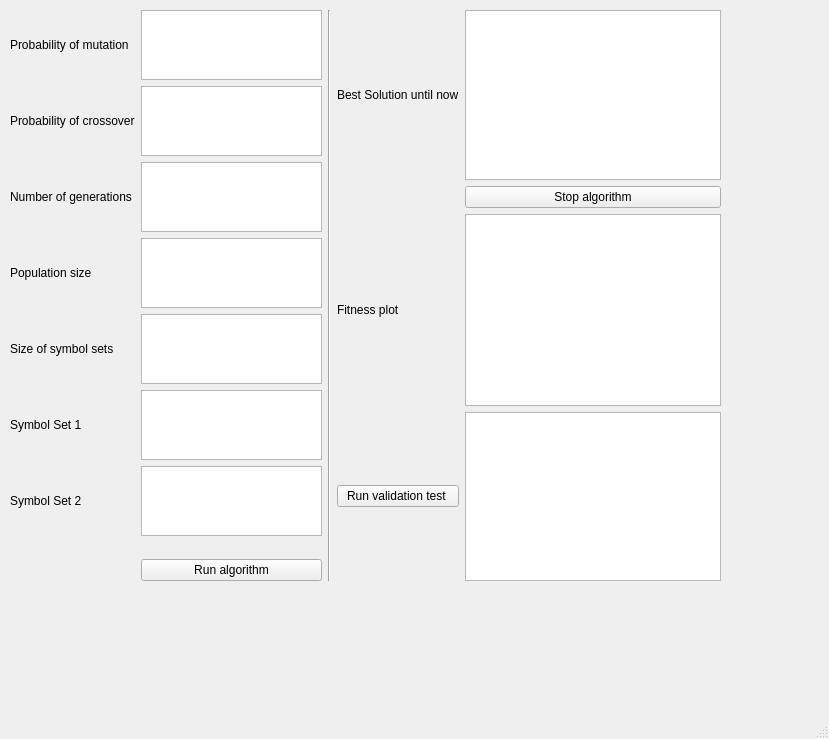
<?xml version="1.0" encoding="UTF-8"?>
<ui version="4.0">
 <class>MainWindow</class>
 <widget class="QMainWindow" name="MainWindow">
  <property name="geometry">
   <rect>
    <x>0</x>
    <y>0</y>
    <width>829</width>
    <height>739</height>
   </rect>
  </property>
  <property name="windowTitle">
   <string>MainWindow</string>
  </property>
  <widget class="QWidget" name="centralwidget">
   <widget class="QWidget" name="horizontalLayoutWidget">
    <property name="geometry">
     <rect>
      <x>10</x>
      <y>10</y>
      <width>711</width>
      <height>571</height>
     </rect>
    </property>
    <layout class="QHBoxLayout" name="horizontalLayout_2">
     <item>
      <layout class="QVBoxLayout" name="verticalLayout_2">
       <item>
        <layout class="QHBoxLayout" name="horizontalLayout_4">
         <item>
          <layout class="QGridLayout" name="gridLayout">
           <item row="0" column="2">
            <widget class="QTextEdit" name="mutationTextEdit">
             <property name="sizeAdjustPolicy">
              <enum>QAbstractScrollArea::AdjustToContents</enum>
             </property>
            </widget>
           </item>
           <item row="3" column="2">
            <widget class="QTextEdit" name="populationSizeTextEdit">
             <property name="sizeAdjustPolicy">
              <enum>QAbstractScrollArea::AdjustToContents</enum>
             </property>
            </widget>
           </item>
           <item row="0" column="0">
            <widget class="QLabel" name="label">
             <property name="text">
              <string>Probability of mutation</string>
             </property>
            </widget>
           </item>
           <item row="1" column="0">
            <widget class="QLabel" name="label_3">
             <property name="text">
              <string>Probability of crossover</string>
             </property>
            </widget>
           </item>
           <item row="1" column="2">
            <widget class="QTextEdit" name="crossoverTextEdit">
             <property name="sizeAdjustPolicy">
              <enum>QAbstractScrollArea::AdjustToContents</enum>
             </property>
            </widget>
           </item>
           <item row="5" column="0">
            <widget class="QLabel" name="label_7">
             <property name="text">
              <string>Symbol Set 1</string>
             </property>
            </widget>
           </item>
           <item row="6" column="0">
            <widget class="QLabel" name="label_8">
             <property name="text">
              <string>Symbol Set 2</string>
             </property>
            </widget>
           </item>
           <item row="5" column="2">
            <widget class="QTextEdit" name="symbolSet1TextEdit">
             <property name="sizeAdjustPolicy">
              <enum>QAbstractScrollArea::AdjustToContents</enum>
             </property>
            </widget>
           </item>
           <item row="8" column="2">
            <spacer name="verticalSpacer_8">
             <property name="orientation">
              <enum>Qt::Vertical</enum>
             </property>
             <property name="sizeHint" stdset="0">
              <size>
               <width>20</width>
               <height>40</height>
              </size>
             </property>
            </spacer>
           </item>
           <item row="4" column="2">
            <widget class="QTextEdit" name="symbolSetSizeTextEdit">
             <property name="sizeAdjustPolicy">
              <enum>QAbstractScrollArea::AdjustToContents</enum>
             </property>
            </widget>
           </item>
           <item row="2" column="0">
            <widget class="QLabel" name="label_4">
             <property name="text">
              <string>Number of generations</string>
             </property>
            </widget>
           </item>
           <item row="4" column="0">
            <widget class="QLabel" name="label_5">
             <property name="text">
              <string>Size of symbol sets</string>
             </property>
            </widget>
           </item>
           <item row="10" column="2">
            <widget class="QPushButton" name="runButton">
             <property name="text">
              <string>Run algorithm</string>
             </property>
            </widget>
           </item>
           <item row="8" column="0">
            <spacer name="verticalSpacer_9">
             <property name="orientation">
              <enum>Qt::Vertical</enum>
             </property>
             <property name="sizeHint" stdset="0">
              <size>
               <width>20</width>
               <height>40</height>
              </size>
             </property>
            </spacer>
           </item>
           <item row="2" column="2">
            <widget class="QTextEdit" name="numberOfGenerationsTextEdit">
             <property name="sizeAdjustPolicy">
              <enum>QAbstractScrollArea::AdjustToContents</enum>
             </property>
            </widget>
           </item>
           <item row="6" column="2">
            <widget class="QTextEdit" name="symbolSet2TextEdit">
             <property name="sizeAdjustPolicy">
              <enum>QAbstractScrollArea::AdjustToContents</enum>
             </property>
            </widget>
           </item>
           <item row="3" column="0">
            <widget class="QLabel" name="label_2">
             <property name="text">
              <string>Population size</string>
             </property>
            </widget>
           </item>
          </layout>
         </item>
        </layout>
       </item>
      </layout>
     </item>
     <item>
      <widget class="Line" name="line">
       <property name="orientation">
        <enum>Qt::Vertical</enum>
       </property>
      </widget>
     </item>
     <item>
      <layout class="QGridLayout" name="gridLayout_2">
       <item row="3" column="1">
        <widget class="QLabel" name="label_6">
         <property name="text">
          <string>Fitness plot</string>
         </property>
        </widget>
       </item>
       <item row="0" column="2">
        <widget class="QPlainTextEdit" name="bestSolutionUntilNowTextEdit">
         <property name="sizeAdjustPolicy">
          <enum>QAbstractScrollArea::AdjustToContentsOnFirstShow</enum>
         </property>
        </widget>
       </item>
       <item row="1" column="2">
        <widget class="QPushButton" name="stopButton">
         <property name="text">
          <string>Stop algorithm</string>
         </property>
        </widget>
       </item>
       <item row="0" column="1">
        <widget class="QLabel" name="solutionLabel">
         <property name="text">
          <string>Best Solution until now</string>
         </property>
        </widget>
       </item>
       <item row="3" column="2">
        <widget class="QPlainTextEdit" name="fitnessPlotTextEdit">
         <property name="sizeAdjustPolicy">
          <enum>QAbstractScrollArea::AdjustIgnored</enum>
         </property>
        </widget>
       </item>
       <item row="4" column="2">
        <widget class="QPlainTextEdit" name="validationTextEdit">
         <property name="sizeAdjustPolicy">
          <enum>QAbstractScrollArea::AdjustToContentsOnFirstShow</enum>
         </property>
        </widget>
       </item>
       <item row="4" column="1">
        <widget class="QPushButton" name="validationButton">
         <property name="text">
          <string>Run validation test </string>
         </property>
        </widget>
       </item>
      </layout>
     </item>
    </layout>
   </widget>
  </widget>
  <widget class="QMenuBar" name="menubar">
   <property name="geometry">
    <rect>
     <x>0</x>
     <y>0</y>
     <width>829</width>
     <height>21</height>
    </rect>
   </property>
  </widget>
  <widget class="QStatusBar" name="statusbar"/>
 </widget>
 <resources/>
 <connections/>
</ui>
